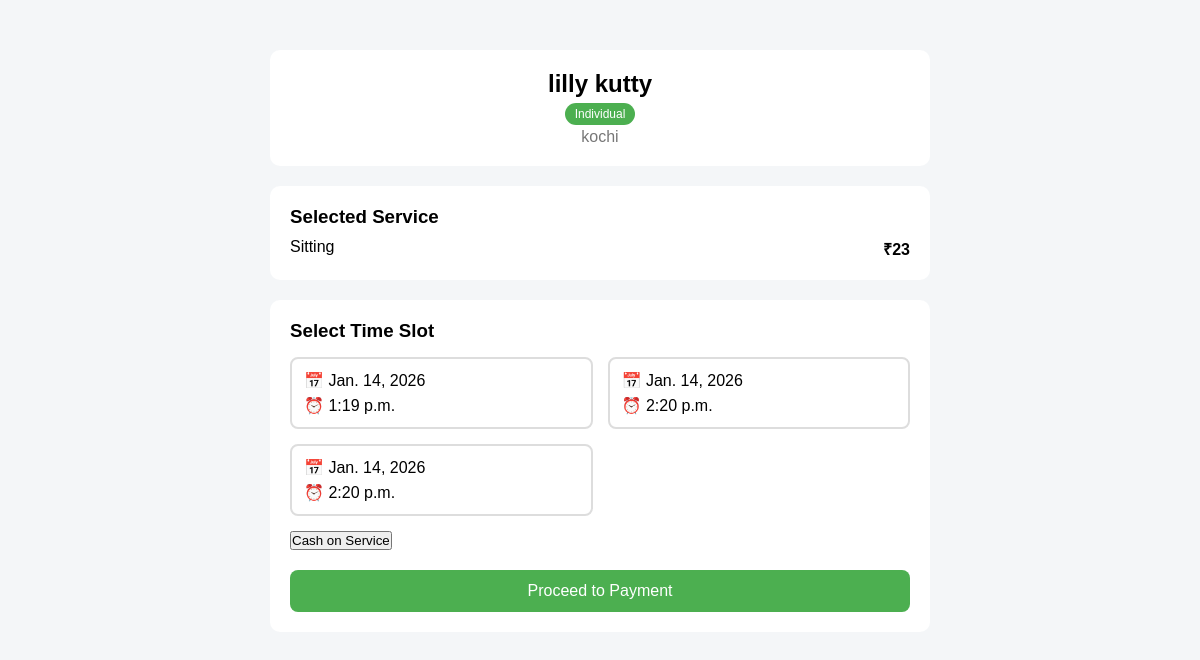
The page /slot_booking/16/?service=sitting on the database its author committed.
### PetCare/models.py (models this page shows, shortened)
class ServiceProvider(models.Model):
    PROVIDER_TYPE = (
        ('individual', 'Individual'),
        ('organization', 'Organization / Company'),
    )
    ID_TYPE = (
        ('aadhaar', 'Aadhaar'),
        ('pan', 'PAN'),
        ('passport', 'Passport'),
    )
    user = models.OneToOneField(Profile, on_delete=models.CASCADE)
    full_name = models.CharField(max_length=100,null=True,blank=True)
    phone_number = models.CharField(max_length=15,null=True,blank=True)
    provider_type = models.CharField(max_length=20, choices=PROVIDER_TYPE,null=True,blank=True)
    bio = models.TextField(null=True,blank=True)
    city = models.CharField(max_length=50,null=True,blank=True)
    address = models.TextField(null=True,blank=True)
    pincode = models.CharField(max_length=10,null=True,blank=True)
    latitude = models.CharField(max_length=50,null=True,blank=True)
    longitude = models.CharField(max_length=50,null=True,blank=True)
    travel_distance = models.PositiveIntegerField(null=True,blank=True)
    services = models.JSONField(null=True,blank=True)  # store selected services
    id_type = models.CharField(max_length=20, choices=ID_TYPE,null=True,blank=True)
    id_number = models.CharField(max_length=50,unique=True,null=True,blank=True,help_text="Government ID number")
    id_proof = models.FileField(upload_to='providers/id/',null=True,blank=True)
    grooming_certificate = models.FileField(upload_to='providers/certificates/',null=True,blank=True)
    vet_license = models.FileField(upload_to='providers/certificates/',null=True,blank=True)
    training_certificate = models.FileField(upload_to='providers/certificates/',null=True,blank=True)
    organization_registration = models.FileField(upload_to='providers/certificates/',null=True,blank=True)
    is_verified = models.BooleanField(default=False)

class TimeSlot(models.Model):
    provider = models.ForeignKey(
        ServiceProvider,
        on_delete=models.CASCADE,
        related_name='timeslots'
    )
    service_name = models.CharField(max_length=100)
    date = models.DateField()
    time = models.TimeField()   # ✅ SINGLE TIME (multiple rows = multiple times)
    is_available = models.BooleanField(default=True)

### PetCare/views.py (the view)
# urls.py: path("slot_booking/<int:provider_id>/", views.slot_booking, name="slot_booking"),
def slot_booking(request, provider_id):
    provider = get_object_or_404(ServiceProvider, id=provider_id)
    service = request.GET.get("service")
    if not service:
        return redirect("booknow", provider_id=provider_id)
    price = provider.services.get(service)
    if not price:
        return redirect("booknow", provider_id=provider_id)
    slots = TimeSlot.objects.filter(
        provider=provider,
        service_name=service,
        is_available=True
    ).order_by("date", "time")
    return render(request, "customer/slot_booking.html", {
        "provider": provider,
        "service": service,
        "price": price,
        "slots": slots
    })

### PetCare/templates/customer/slot_booking.html (shortened to what this page needs)
{% load static %}
<!DOCTYPE html>
<html lang="en">
<head>
    <link rel="stylesheet" href="{% static 'css/customer/slot_booking.css' %}">
</head>
<body>
<div class="page">
    <div class="provider-header">
        <h2>{{ provider.full_name }}</h2>
        <span class="badge">{{ provider.get_provider_type_display }}</span>
        <p class="city">{{ provider.city }}</p>
    </div>
    <div class="service-card">
        <h3>Selected Service</h3>
        <div class="service-row">
            <span class="service-name">{{ service|title }}</span>
            <span class="price">₹{{ price }}</span>
        </div>
    </div>
    <div class="slot-card">
        <h3>Select Time Slot</h3>
        <form id="bookingForm" method="POST">
            {% if slots %}
                <div class="slots-grid">
                    {% for slot in slots %}
                        <label class="slot">
                            <div class="slot-info">
                                <span>📅 {{ slot.date }}</span>
                                <span>⏰ {{ slot.time }}</span>
                            </div>
                        </label>
                    {% endfor %}
                </div>
            {% else %}
                <p class="no-slots">No slots available.</p>
            {% endif %}
            <div class="button-group">
                <button
                    type="submit"
                    formaction="{% url 'cash_on_service_booking' provider.id %}"
                    class="book-btn cos-btn"
                >
                    Cash on Service
                </button>
                <button
                    type="button"
                    class="pay-btn"
                    id="payBtn"
                    disabled
                >
                    Proceed to Payment
                </button>
            </div>
        </form>
    </div>
</div>
</body>
</html>

### PetCare/static/css/customer/slot_booking.css (style rules this page uses)
* { margin: 0; padding: 0; box-sizing: border-box; font-family: Arial, sans-serif; }
body { background: #f4f6f8; }
.page { max-width: 700px; margin: 30px auto; padding: 20px; }
.provider-header { background: #ffffff; padding: 20px; border-radius: 10px; margin-bottom: 20px; text-align: center; }
.provider-header h2 { margin-bottom: 6px; }
.badge { background: #4caf50; color: white; padding: 4px 10px; border-radius: 12px; font-size: 12px; }
.city { color: #777; margin-top: 6px; }
.service-card { background: #ffffff; padding: 20px; border-radius: 10px; margin-bottom: 20px; }
.service-row { display: flex; justify-content: space-between; margin-top: 10px; font-size: 16px; }
.price { font-weight: bold; }
.slot-card { background: #ffffff; padding: 20px; border-radius: 10px; }
.slots-grid { display: grid; grid-template-columns: repeat(auto-fit, minmax(200px, 1fr)); gap: 15px; margin: 15px 0; }
.slot { border: 2px solid #ddd; padding: 12px; border-radius: 8px; cursor: pointer; transition: 0.2s; }
.slot-info { display: flex; flex-direction: column; gap: 6px; }
.pay-btn { margin-top: 20px; width: 100%; padding: 12px; background: #4caf50; color: white; border: none; border-radius: 8px; font-size: 16px; cursor: pointer; }

### rows shown on the page
ServiceProvider: full_name "lilly kutty", provider_type "Individual", city "kochi"
TimeSlot: date "Jan. 14, 2026", time "1:19 p.m."
TimeSlot: date "Jan. 14, 2026", time "2:20 p.m."
TimeSlot: date "Jan. 14, 2026", time "2:20 p.m."

### other values the page prints
{{ service|title }} "Sitting"
{{ price }} "23"
